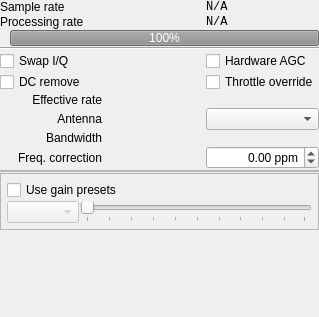
<?xml version="1.0" encoding="UTF-8"?>
<ui version="4.0">
 <class>SourcePanel</class>
 <widget class="QWidget" name="SourcePanel">
  <property name="geometry">
   <rect>
    <x>0</x>
    <y>0</y>
    <width>319</width>
    <height>317</height>
   </rect>
  </property>
  <property name="windowTitle">
   <string>Form</string>
  </property>
  <layout class="QGridLayout" name="gridLayout">
   <property name="leftMargin">
    <number>0</number>
   </property>
   <property name="topMargin">
    <number>0</number>
   </property>
   <property name="rightMargin">
    <number>0</number>
   </property>
   <property name="bottomMargin">
    <number>0</number>
   </property>
   <property name="spacing">
    <number>1</number>
   </property>
   <item row="0" column="0">
    <widget class="QScrollArea" name="scrollArea">
     <property name="frameShape">
      <enum>QFrame::NoFrame</enum>
     </property>
     <property name="horizontalScrollBarPolicy">
      <enum>Qt::ScrollBarAlwaysOff</enum>
     </property>
     <property name="widgetResizable">
      <bool>true</bool>
     </property>
     <widget class="QWidget" name="scrollAreaWidgetContents">
      <property name="geometry">
       <rect>
        <x>0</x>
        <y>0</y>
        <width>332</width>
        <height>318</height>
       </rect>
      </property>
      <layout class="QGridLayout" name="gridLayout_3">
       <property name="leftMargin">
        <number>0</number>
       </property>
       <property name="topMargin">
        <number>0</number>
       </property>
       <property name="rightMargin">
        <number>0</number>
       </property>
       <property name="bottomMargin">
        <number>0</number>
       </property>
       <property name="spacing">
        <number>1</number>
       </property>
       <item row="7" column="0">
        <widget class="QLabel" name="antennaLabel">
         <property name="text">
          <string>Antenna</string>
         </property>
         <property name="alignment">
          <set>Qt::AlignRight|Qt::AlignTrailing|Qt::AlignVCenter</set>
         </property>
        </widget>
       </item>
       <item row="8" column="2">
        <widget class="FrequencySpinBox" name="bwSpin"/>
       </item>
       <item row="9" column="0">
        <widget class="QLabel" name="label_5">
         <property name="text">
          <string>Freq. correction</string>
         </property>
         <property name="alignment">
          <set>Qt::AlignRight|Qt::AlignTrailing|Qt::AlignVCenter</set>
         </property>
        </widget>
       </item>
       <item row="6" column="0">
        <widget class="QLabel" name="label_2">
         <property name="text">
          <string>Effective rate</string>
         </property>
         <property name="alignment">
          <set>Qt::AlignRight|Qt::AlignTrailing|Qt::AlignVCenter</set>
         </property>
        </widget>
       </item>
       <item row="6" column="2">
        <widget class="FrequencySpinBox" name="throttleSpin">
         <property name="enabled">
          <bool>false</bool>
         </property>
        </widget>
       </item>
       <item row="4" column="2">
        <widget class="QCheckBox" name="agcEnabledCheck">
         <property name="text">
          <string>Hardware AGC</string>
         </property>
        </widget>
       </item>
       <item row="5" column="2">
        <widget class="QCheckBox" name="throttleCheck">
         <property name="sizePolicy">
          <sizepolicy hsizetype="Minimum" vsizetype="Preferred">
           <horstretch>0</horstretch>
           <verstretch>0</verstretch>
          </sizepolicy>
         </property>
         <property name="text">
          <string>Throttle override</string>
         </property>
        </widget>
       </item>
       <item row="10" column="0" colspan="3">
        <widget class="QFrame" name="gainsFrame">
         <property name="sizePolicy">
          <sizepolicy hsizetype="Preferred" vsizetype="Fixed">
           <horstretch>0</horstretch>
           <verstretch>0</verstretch>
          </sizepolicy>
         </property>
         <property name="frameShape">
          <enum>QFrame::StyledPanel</enum>
         </property>
         <property name="frameShadow">
          <enum>QFrame::Raised</enum>
         </property>
         <layout class="QGridLayout" name="gainGridLayout">
          <property name="leftMargin">
           <number>0</number>
          </property>
          <property name="topMargin">
           <number>0</number>
          </property>
          <property name="rightMargin">
           <number>0</number>
          </property>
          <property name="bottomMargin">
           <number>0</number>
          </property>
          <property name="spacing">
           <number>0</number>
          </property>
          <item row="0" column="0">
           <widget class="QWidget" name="scrollAreaWidgetContents_2" native="true"/>
          </item>
         </layout>
        </widget>
       </item>
       <item row="5" column="0">
        <widget class="QCheckBox" name="dcRemoveCheck">
         <property name="text">
          <string>DC remove</string>
         </property>
        </widget>
       </item>
       <item row="0" column="2">
        <widget class="QLabel" name="sampleRateLabel">
         <property name="font">
          <font>
           <family>Monospace</family>
          </font>
         </property>
         <property name="text">
          <string>N/A</string>
         </property>
        </widget>
       </item>
       <item row="0" column="0">
        <widget class="QLabel" name="label">
         <property name="sizePolicy">
          <sizepolicy hsizetype="Preferred" vsizetype="Fixed">
           <horstretch>0</horstretch>
           <verstretch>0</verstretch>
          </sizepolicy>
         </property>
         <property name="text">
          <string>Sample rate</string>
         </property>
        </widget>
       </item>
       <item row="7" column="2">
        <widget class="QComboBox" name="antennaCombo"/>
       </item>
       <item row="4" column="0">
        <widget class="QCheckBox" name="swapIQCheck">
         <property name="text">
          <string>Swap I/Q</string>
         </property>
        </widget>
       </item>
       <item row="12" column="0" colspan="3">
        <widget class="QFrame" name="dataSaverFrame">
         <property name="sizePolicy">
          <sizepolicy hsizetype="Preferred" vsizetype="Fixed">
           <horstretch>0</horstretch>
           <verstretch>0</verstretch>
          </sizepolicy>
         </property>
         <property name="frameShape">
          <enum>QFrame::NoFrame</enum>
         </property>
         <property name="frameShadow">
          <enum>QFrame::Raised</enum>
         </property>
         <layout class="QGridLayout" name="dataSaverGrid">
          <property name="leftMargin">
           <number>0</number>
          </property>
          <property name="topMargin">
           <number>0</number>
          </property>
          <property name="rightMargin">
           <number>0</number>
          </property>
          <property name="bottomMargin">
           <number>0</number>
          </property>
          <property name="spacing">
           <number>0</number>
          </property>
         </layout>
        </widget>
       </item>
       <item row="1" column="2">
        <widget class="QLabel" name="processingRateLabel">
         <property name="font">
          <font>
           <family>Monospace</family>
          </font>
         </property>
         <property name="text">
          <string>N/A</string>
         </property>
        </widget>
       </item>
       <item row="8" column="0">
        <widget class="QLabel" name="label_3">
         <property name="text">
          <string>Bandwidth</string>
         </property>
         <property name="alignment">
          <set>Qt::AlignRight|Qt::AlignTrailing|Qt::AlignVCenter</set>
         </property>
        </widget>
       </item>
       <item row="11" column="0" colspan="3">
        <widget class="QFrame" name="autoGainFrame">
         <property name="frameShape">
          <enum>QFrame::StyledPanel</enum>
         </property>
         <property name="frameShadow">
          <enum>QFrame::Raised</enum>
         </property>
         <layout class="QGridLayout" name="gridLayout_14">
          <property name="leftMargin">
           <number>6</number>
          </property>
          <property name="topMargin">
           <number>6</number>
          </property>
          <property name="rightMargin">
           <number>6</number>
          </property>
          <property name="bottomMargin">
           <number>6</number>
          </property>
          <property name="spacing">
           <number>1</number>
          </property>
          <item row="1" column="0">
           <widget class="QComboBox" name="autoGainCombo">
            <property name="enabled">
             <bool>false</bool>
            </property>
           </widget>
          </item>
          <item row="1" column="1">
           <widget class="QSlider" name="autoGainSlider">
            <property name="enabled">
             <bool>false</bool>
            </property>
            <property name="orientation">
             <enum>Qt::Horizontal</enum>
            </property>
            <property name="tickPosition">
             <enum>QSlider::TicksBelow</enum>
            </property>
           </widget>
          </item>
          <item row="0" column="0" colspan="2">
           <widget class="QCheckBox" name="gainPresetCheck">
            <property name="text">
             <string>Use gain presets</string>
            </property>
           </widget>
          </item>
         </layout>
        </widget>
       </item>
       <item row="13" column="0">
        <spacer name="verticalSpacer">
         <property name="orientation">
          <enum>Qt::Vertical</enum>
         </property>
         <property name="sizeType">
          <enum>QSizePolicy::Expanding</enum>
         </property>
         <property name="sizeHint" stdset="0">
          <size>
           <width>20</width>
           <height>57</height>
          </size>
         </property>
        </spacer>
       </item>
       <item row="2" column="0" colspan="3">
        <widget class="QFrame" name="frame">
         <property name="frameShape">
          <enum>QFrame::NoFrame</enum>
         </property>
         <property name="frameShadow">
          <enum>QFrame::Raised</enum>
         </property>
         <layout class="QGridLayout" name="gridLayout_2">
          <property name="leftMargin">
           <number>0</number>
          </property>
          <property name="topMargin">
           <number>0</number>
          </property>
          <property name="rightMargin">
           <number>0</number>
          </property>
          <property name="bottomMargin">
           <number>0</number>
          </property>
          <property name="horizontalSpacing">
           <number>3</number>
          </property>
          <property name="verticalSpacing">
           <number>0</number>
          </property>
          <item row="0" column="1">
           <widget class="QProgressBar" name="deliveryProgress">
            <property name="enabled">
             <bool>false</bool>
            </property>
            <property name="maximumSize">
             <size>
              <width>16777215</width>
              <height>16</height>
             </size>
            </property>
            <property name="value">
             <number>100</number>
            </property>
           </widget>
          </item>
          <item row="0" column="0">
           <widget class="QLabel" name="deliveryLabel">
            <property name="text">
             <string/>
            </property>
            <property name="pixmap">
             <pixmap resource="../icons/Icons.qrc">:/icons/transparent.png</pixmap>
            </property>
           </widget>
          </item>
         </layout>
        </widget>
       </item>
       <item row="1" column="0">
        <widget class="QLabel" name="label_4">
         <property name="text">
          <string>Processing rate</string>
         </property>
        </widget>
       </item>
       <item row="3" column="0" colspan="3">
        <widget class="Line" name="line">
         <property name="minimumSize">
          <size>
           <width>114</width>
           <height>0</height>
          </size>
         </property>
         <property name="orientation">
          <enum>Qt::Horizontal</enum>
         </property>
        </widget>
       </item>
       <item row="9" column="2">
        <widget class="QDoubleSpinBox" name="ppmSpinBox">
         <property name="alignment">
          <set>Qt::AlignRight|Qt::AlignTrailing|Qt::AlignVCenter</set>
         </property>
         <property name="suffix">
          <string> ppm</string>
         </property>
         <property name="minimum">
          <double>-100.000000000000000</double>
         </property>
         <property name="maximum">
          <double>100.000000000000000</double>
         </property>
        </widget>
       </item>
      </layout>
     </widget>
    </widget>
   </item>
  </layout>
 </widget>
 <customwidgets>
  <customwidget>
   <class>FrequencySpinBox</class>
   <extends>QWidget</extends>
   <header>FrequencySpinBox.h</header>
  </customwidget>
 </customwidgets>
 <resources>
  <include location="../icons/Icons.qrc"/>
 </resources>
 <connections/>
</ui>
